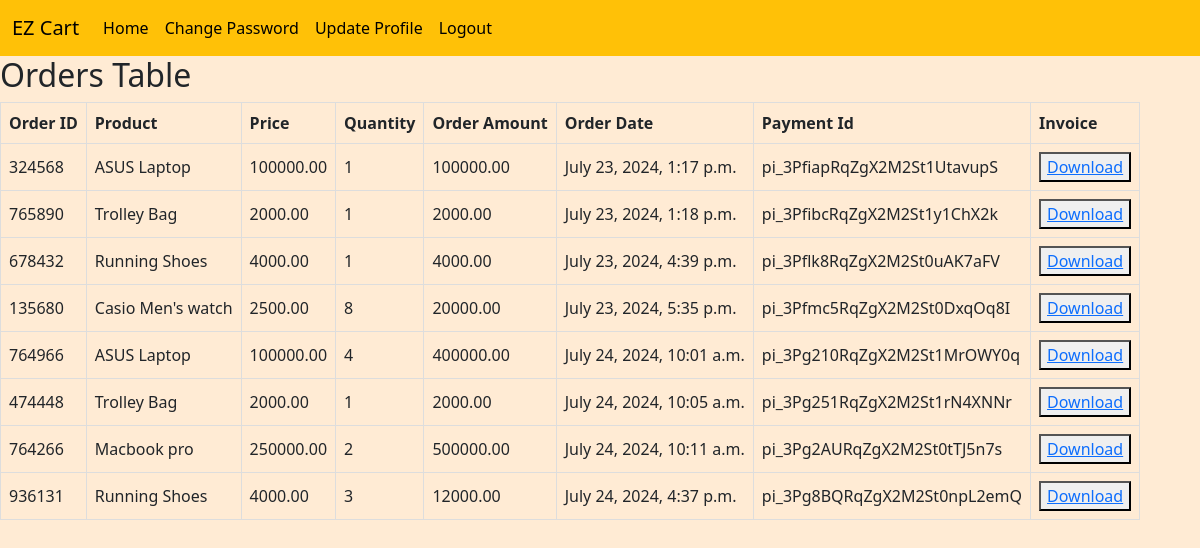
Page /dashboard/ (signed in) on the committed database.
### CustomUserApp/models.py (models this page shows, shortened)
class Order(models.Model):
    Order_Id=models.IntegerField(null=True,blank=True)
    user=models.ForeignKey(CustomUser,on_delete=models.CASCADE)
    item_name=models.CharField(max_length=50,blank=True,null=True)
    price=models.DecimalField(max_digits=10,decimal_places=2,null=True,blank=True)
    quantity=models.IntegerField(blank=True,null=True)
    order_date=models.DateTimeField(auto_now_add=True)
    total_price=models.DecimalField(max_digits=10,decimal_places=2)
    is_paid=models.BooleanField(default=False)
    payment_id=models.CharField(max_length=100)
    invoice_number=models.IntegerField(null=True,blank=True)

### CustomUserApp/views.py (the view)
# urls.py: path("dashboard/",dashboard,name="dashboard"),
@login_required(login_url='Signin')
def dashboard(request):
    user=None
    if request.user.is_superuser:
        user=CustomUser.objects.all()
    orders=Order.objects.filter(user=request.user)
    return render (request,'CustomUserApp_Dashboard.html',{'userdata':user,'orders':orders})

### CustomUserApp/templates/CustomUserApp_Dashboard.html (shortened to what this page needs)
<!DOCTYPE html>
<html lang="en">
<head>
    <link href="https://cdn.jsdelivr.net/npm/bootstrap@5.3.3/dist/css/bootstrap.min.css" rel="stylesheet"
>
</head>
<body>
    {% if request.user.is_superuser %}
    <nav class="navbar navbar-expand-lg bg-warning">
        <div class="container-fluid">
            <a class="navbar-brand" href="/">EZ Cart</a>
            <button class="navbar-toggler" type="button" data-bs-toggle="collapse" data-bs-target="#navbarNavAltMarkup"
                aria-controls="navbarNavAltMarkup" aria-expanded="false" aria-label="Toggle navigation">
                <span class="navbar-toggler-icon"></span>
            </button>
            <div class="collapse navbar-collapse" id="navbarNavAltMarkup">
                <div class="navbar-nav">
                    <a class="nav-link active" aria-current="page" href="{%url 'signout' %}">Logout</a>
                </div>
            </div>
        </div>
    </nav>
    <h2>Admin Dashboard</h2>
    <table border="2" class="table table-hover">
        <tr>
            <th>Email</th>
            <th>First Name</th>
            <th>Last Name</th>
            <th>City</th>
            <th>State</th>
            <th>Country</th>
            <th>Action</th>
        </tr>
        {% for x in userdata %}
        <tr>
            <td>{{x.email}}</td>
            <td>{{x.first_name}}</td>
            <td>{{x.last_name}}</td>
            <td>{{x.city}}</td>
            <td>{{x.state}}</td>
            <td>{{x.country}}</td>
            <td><a href="{% url 'DeleteUserData' x.id %}"><button class="btn btn-danger"> Delete</button></a> <a
                    href="{% url 'UpdateUserData' x.id %}"><button class="btn btn-warning">Update</button></a></td>
        </tr>
        {% endfor %}
    </table>
    {% else %}
    <nav class="navbar navbar-expand-lg bg-warning">
        <div class="container-fluid">
            <a class="navbar-brand" href="#">EZ Cart</a>
            <div class="collapse navbar-collapse" id="navbarNavAltMarkup">
                <div class="navbar-nav">
                    <a class="nav-link active" aria-current="page" href="{%url 'Home' %}">Home</a>
                </div>
                <div class="navbar-nav">
                    <a class="nav-link active" aria-current="page" href="{%url 'change_password_request' %}">Change
                        Password</a>
                </div>
                <div class="navbar-nav">
                    <a class="nav-link active" aria-current="page" href="{%url 'UpdateProfile' %}">Update Profile</a>
                </div>
                <div class="navbar-nav">
                    <a class="nav-link active" aria-current="page" href="{%url 'signout' %}">Logout</a>
                </div>
            </div>
        </div>
    </nav>
    {% if orders %}
    <h2>Orders Table</h2>
    <table border="1">
        <tr><th>Order ID </th>
            <th>Product</th>
            <th>Price</th>
            <th>Quantity</th>
            <th>Order Amount </th>
            <th>Order Date </th>
            <th>Payment Id</th>
            <th>Invoice</th>
        </tr>
        {% for x in orders %}
        <tr>
            <td>{{x.Order_Id}}</td>
            <td>{{x.item_name}}</td>
            <td>{{x.price}}</td>
            <td>{{x.quantity}}</td>
            <td>{{x.total_price}}</td>
            <td>{{x.order_date}}</td>
            <td>{{x.payment_id}}</td>
            <td><button><a href="{% url 'get_invoice' x.id %}">Download</a></button></td>
        </tr>
        {% endfor %}
    </table>
    {% else %}
    <p>You have no Orders</p>
    {% endif %}
{% endif %}
</body>
</html>

### CustomUserApp/templates/CustomUserApp_Dashboard.html (style rules this page uses)
body { background-color: rgba(255, 228, 196, 0.727); }
td, th { border: 1px solid #dddddd; text-align: left; padding: 8px; }

### rows in the picture
Order: Order_Id "324568", item_name "ASUS Laptop", price "100000.00", quantity "1", total_price "100000.00", order_date "July 23, 2024, 1:17 p.m.", payment_id "pi_3PfiapRqZgX2M2St1UtavupS"
Order: Order_Id "765890", item_name "Trolley Bag", price "2000.00", quantity "1", total_price "2000.00", order_date "July 23, 2024, 1:18 p.m.", payment_id "pi_3PfibcRqZgX2M2St1y1ChX2k"
Order: Order_Id "678432", item_name "Running Shoes", price "4000.00", quantity "1", total_price "4000.00", order_date "July 23, 2024, 4:39 p.m.", payment_id "pi_3Pflk8RqZgX2M2St0uAK7aFV"
Order: Order_Id "135680", item_name "Casio Men's watch", price "2500.00", quantity "8", total_price "20000.00", order_date "July 23, 2024, 5:35 p.m.", payment_id "pi_3Pfmc5RqZgX2M2St0DxqOq8I"
Order: Order_Id "764966", item_name "ASUS Laptop", price "100000.00", quantity "4", total_price "400000.00", order_date "July 24, 2024, 10:01 a.m.", payment_id "pi_3Pg210RqZgX2M2St1MrOWY0q"
Order: Order_Id "474448", item_name "Trolley Bag", price "2000.00", quantity "1", total_price "2000.00", order_date "July 24, 2024, 10:05 a.m.", payment_id "pi_3Pg251RqZgX2M2St1rN4XNNr"
Order: Order_Id "764266", item_name "Macbook pro", price "250000.00", quantity "2", total_price "500000.00", order_date "July 24, 2024, 10:11 a.m.", payment_id "pi_3Pg2AURqZgX2M2St0tTJ5n7s"
Order: Order_Id "936131", item_name "Running Shoes", price "4000.00", quantity "3", total_price "12000.00", order_date "July 24, 2024, 4:37 p.m.", payment_id "pi_3Pg8BQRqZgX2M2St0npL2emQ"
